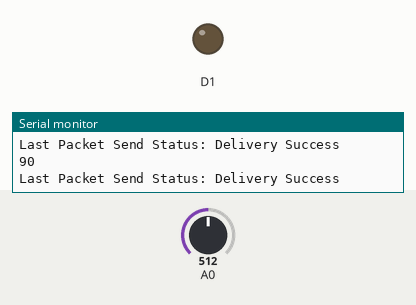
This sketch was run on a simulated ESP8266 (NodeMCU). Shown: output pins drawn as LEDs (lit = HIGH), the last lines printed to the serial monitor. The inputs (shaded band) are chosen by the test bench; at power-on: A0 = 512.

Above: at 1.2 s.
1.3 s: A0 set to 487
2.8 s: A0 set to 465
At 4.0 s:
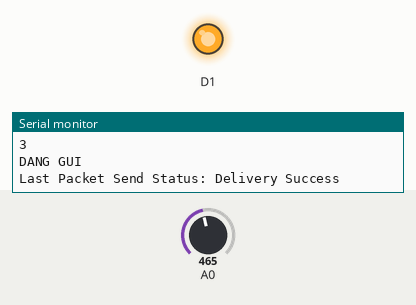
4.3 s: A0 set to 490
At 5.3 s:
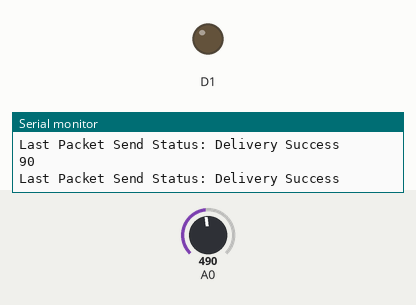
5.9 s: A0 set to 470
At 6.6 s:
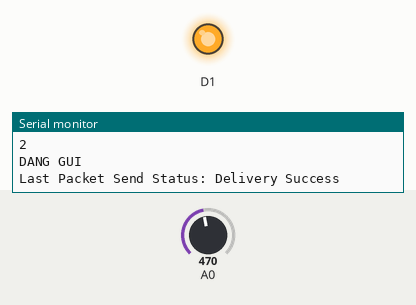
Timing chart, 0 to 8.5 s (numbered marks = the images above; inputs shaded):
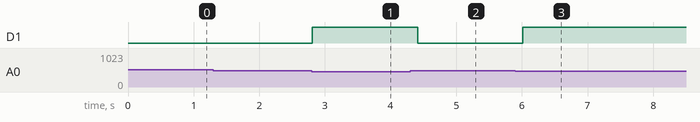

Measured:
- the behaviour switches between 481 and 480 on A0 (found by bisection; images 0 and 1)
- after the input at 2.8 s, D1: LOW → HIGH at once
- after the input at 4.3 s, D1: HIGH → LOW after 0.11 s
- after the input at 5.9 s, D1: LOW → HIGH after 0.11 s

The sketch:

Servo_mesh_gui.ino
```cpp
#include <ESP8266WiFi.h>
#include <espnow.h>
// Địa chỉ MAC của các ESP8266 nhận 84:CC:A8:A4:25:0B
uint8_t peer1Address[] = {0x84, 0xCC, 0xA8, 0xA4, 0x25, 0x0B}; // Thay đổi địa chỉ MAC này với địa chỉ thực tế
//uint8_t peer2Address[] = {0xB4, 0xE6, 0x2D, 0x6A, 0x0D, 0x6E}; // Thay đổi địa chỉ MAC này với địa chỉ thực tế

// Cấu trúc dữ liệu gửi
bool tt = true;
bool tt1 = true;
uint8_t goc = 0;
typedef struct struct_message {
  uint8_t mappedValue;
} struct_message;

// Tạo một biến kiểu struct_message
struct_message myData;

// Hàm gửi dữ liệu thành công
void OnDataSent(uint8_t *mac_addr, uint8_t sendStatus) {
  Serial.print("Last Packet Send Status: ");
  if (sendStatus == 0) {
    Serial.println("Delivery Success");

  } else {
    Serial.println("Delivery Fail");
  }
}

void setup() {
  // Khởi tạo Serial Monitor
  Serial.begin(115200);
  pinMode(D1, OUTPUT);
  digitalWrite(D1, LOW);
  // Khởi động WiFi
  WiFi.mode(WIFI_STA);

  // Khởi tạo ESP-NOW
  if (esp_now_init() != 0) {
    Serial.println("Error initializing ESP-NOW");
    return;
  }

  // Đăng ký callback khi dữ liệu gửi đi thành công
  esp_now_set_self_role(ESP_NOW_ROLE_CONTROLLER);
  esp_now_register_send_cb(OnDataSent);

  // Thêm ESP8266 nhận 1
  esp_now_add_peer(peer1Address, ESP_NOW_ROLE_SLAVE, 1, NULL, 0);

  // Thêm ESP8266 nhận 2
  //esp_now_add_peer(peer2Address, ESP_NOW_ROLE_SLAVE, 1, NULL, 0);
  tt = true;

}

void loop() {
    int val = analogRead(A0);

        goc = map(val,0,480,90,0);
        if(goc <= 0) goc =0;
        if(goc >= 90) goc = 90;
        Serial.println(goc);
     if(val <= 480){
      digitalWrite(D1, HIGH);
      Serial.println("DANG GUI");
     }
     else digitalWrite(D1, LOW);
      myData.mappedValue = goc;
      // Gửi dữ liệu đến ESP8266 nhận 1
      esp_now_send(peer1Address, (uint8_t *) &myData, sizeof(myData));
      // Gửi dữ liệu đến ESP8266 nhận 2
      //esp_now_send(peer2Address, (uint8_t *) &myData, sizeof(myData));
      delay(200);

}
```
